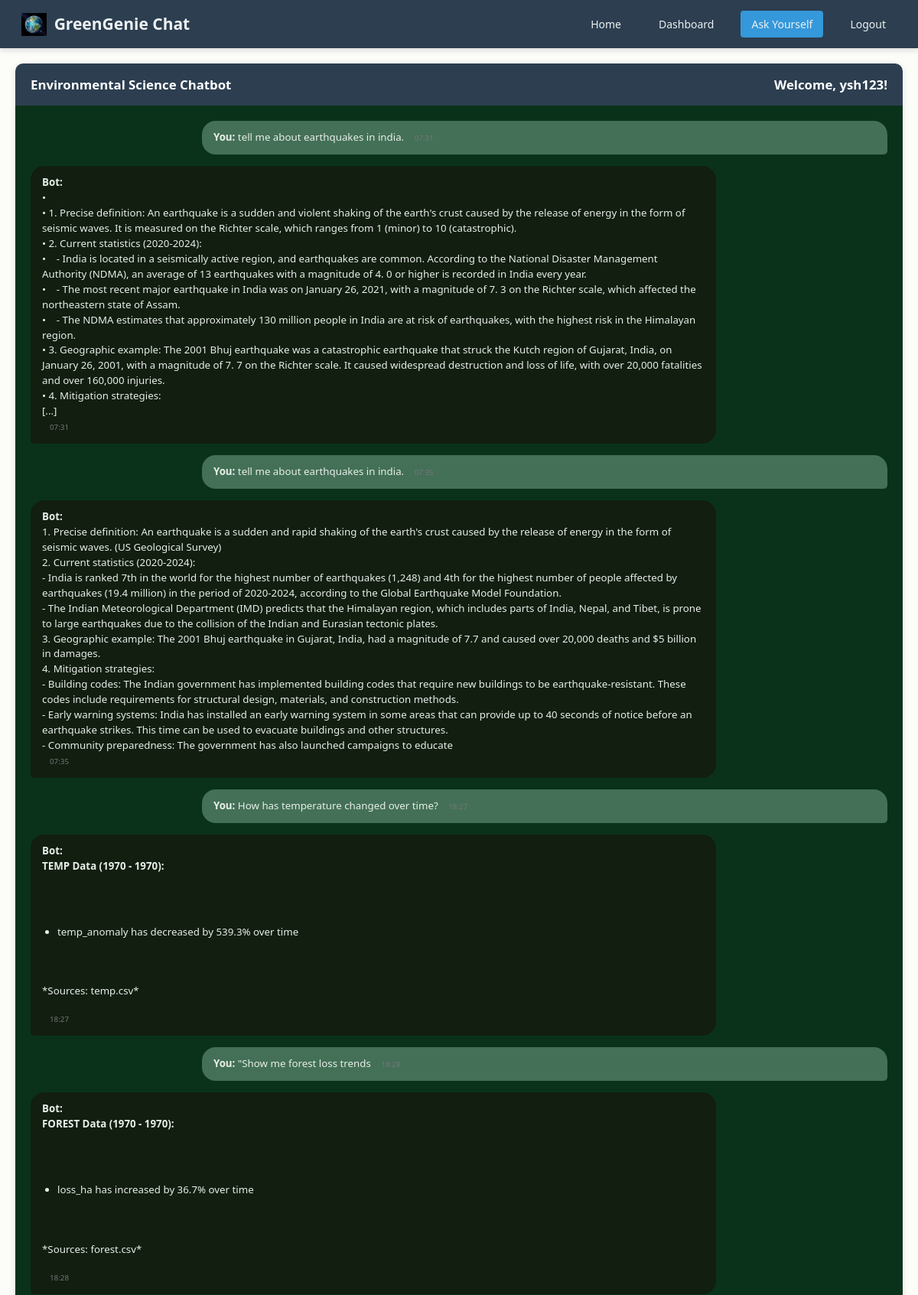
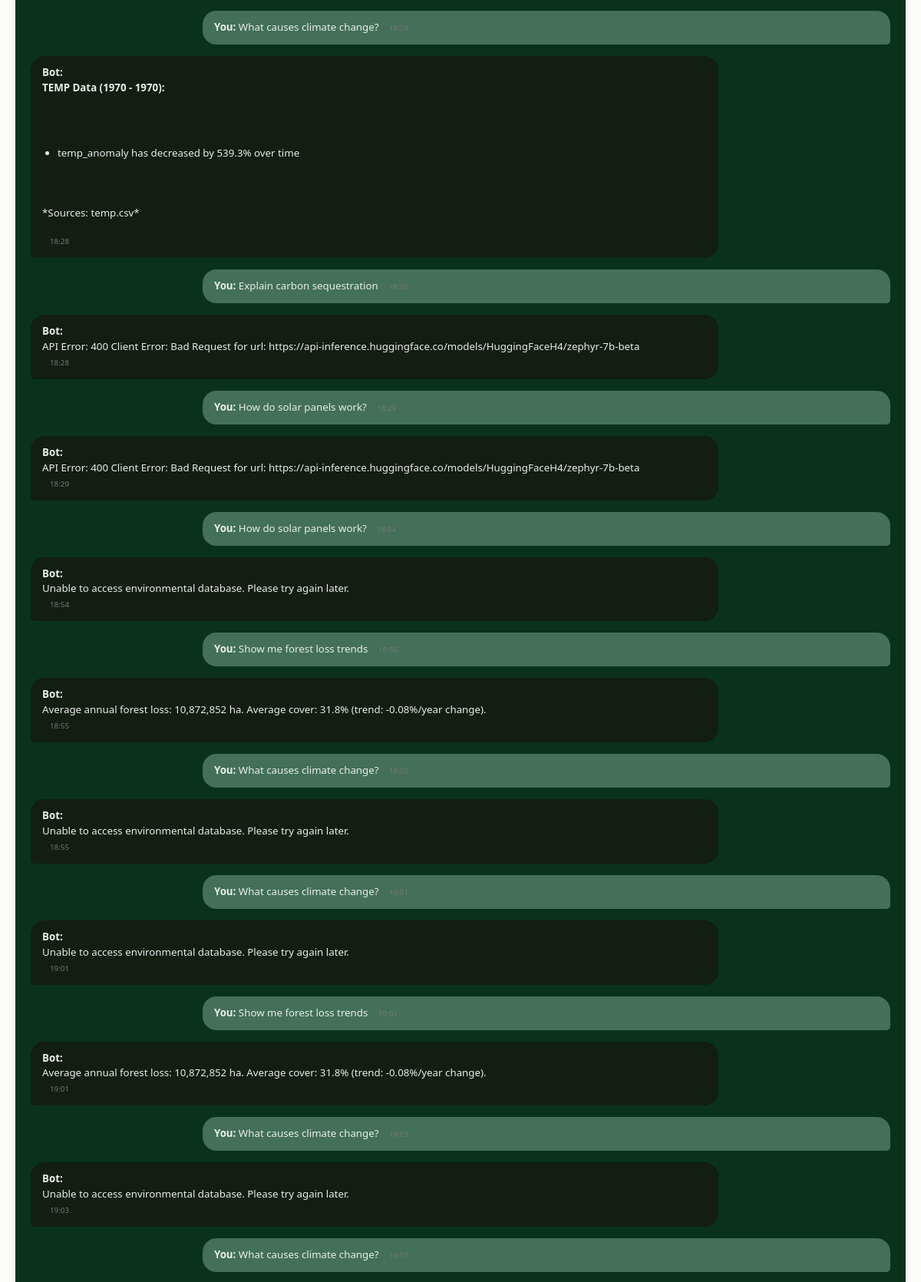
Page /chat (signed in, upper part) on the committed database (2 pictures, top to bottom).
### models.py (models this page shows)
class User(UserMixin, db.Model):
    id = db.Column(db.Integer, primary_key=True)
    username = db.Column(db.String(80), unique=True, nullable=False)
    email = db.Column(db.String(120), unique=True, nullable=False)
    password_hash = db.Column(db.String(128), nullable=False)
    created_at = db.Column(db.DateTime, default=datetime.utcnow)
    messages = db.relationship('ChatMessage', backref='user', lazy=True, cascade='all, delete-orphan')

class ChatMessage(db.Model):
    id = db.Column(db.Integer, primary_key=True)
    user_id = db.Column(db.Integer, db.ForeignKey('user.id'), nullable=False)
    user_message = db.Column(db.Text, nullable=False)
    bot_response = db.Column(db.Text, nullable=False)
    sources = db.Column(db.Text)  # JSON string of sources
    timestamp = db.Column(db.DateTime, default=datetime.utcnow)

### app.py (the view)
@app.route('/chat')
@login_required
def chat():
    messages = ChatMessage.query.filter_by(user_id=current_user.id)\
        .order_by(ChatMessage.timestamp.asc()).all()
    return render_template('chat.html', messages=messages)

### app.py (called while the page is built)
@login_manager.user_loader
def load_user(user_id):
    return User.query.get(int(user_id))

### templates/chat.html (shortened to what this page needs)
{% extends "base.html" %}
{% block content %}
<div class="chat-container">
    <div class="chat-header">
        Environmental Science Chatbot
        <span style="float: right;">Welcome, {{ current_user.username }}!</span>
    </div>
    <div id="chat-history">
        {% for message in messages %}
        <div class="message-pair">
            <div class="message user-message">
                <strong>You:</strong> {{ message.user_message }}
                <span class="timestamp">{{ message.timestamp.strftime('%H:%M') }}</span>
            </div>
            <div class="message bot-message">
    <strong>Bot:</strong>
    <div class="message-content">{{ message.bot_response|safe }}</div>
    <span class="timestamp">{{ message.timestamp.strftime('%H:%M') }}</span>
</div>
        </div>
        {% endfor %}
    </div>
</div>
{% endblock %}

### static/css/style.css (style rules this page uses)
:root { --color-background: rgba(252, 252, 249, 1); --color-surface: rgba(255, 255, 253, 1); --color-text: rgba(19, 52, 59, 1); --color-text-secondary: rgba(98, 108, 113, 1); --color-primary: rgba(33, 128, 141, 1); --color-primary-hover: rgba(29, 116, 128, 1); --color-primary-active: rgba(26, 104, 115, 1); --color-secondary: rgba(94, 82, 64, 0.12); --color-secondary-hover: rgba(94, 82, 64, 0.2); --color-secondary-active: rgba(94, 82, 64, 0.25); --color-border: rgba(94, 82, 64, 0.2); --color-btn-primary-text: rgba(252, 252, 249, 1); --color-card-border: rgba(94, 82, 64, 0.12); --color-card-border-inner: rgba(94, 82, 64, 0.12); --color-error: rgba(192, 21, 47, 1); --color-success: rgba(33, 128, 141, 1); --color-warning: rgba(168, 75, 47, 1); --color-info: rgba(98, 108, 113, 1); --color-focus-ring: rgba(33, 128, 141, 0.4); --color-select-caret: rgba(19, 52, 59, 0.8); --focus-ring: 0 0 0 3px var(--color-focus-ring); --focus-outline: 2px solid var(--color-primary); --status-bg-opacity: 0.15; --status-border-opacity: 0.25; --color-success-rgb: 33, 128, 141; --color-error-rgb: 192, 21, 47; --color-warning-rgb: 168, 75, 47; --color-info-rgb: 98, 108, 113; --font-family-base: "FKGroteskNeue", "Geist", "Inter", -apple-system, BlinkMacSystemFont, "Segoe UI", Roboto, sans-serif; --font-family-mono: "Berkeley Mono", ui-monospace, SFMono-Regular, Menlo, Monaco, Consolas, monospace; --font-size-xs: 11px; --font-size-sm: 12px; --font-size-base: 14px; --font-size-md: 14px; --font-size-lg: 16px; --font-size-xl: 18px; --font-size-2xl: 20px; --font-size-3xl: 24px; --font-size-4xl: 30px; --font-weight-normal: 400; --font-weight-medium: 500; --font-weight-semibold: 550; --font-weight-bold: 600; --line-height-tight: 1.2; --line-height-normal: 1.5; --letter-spacing-tight: -0.01em; --space-0: 0; --space-1: 1px; --space-2: 2px; --space-4: 4px; --space-6: 6px; --space-8: 8px; --space-10: 10px; --space-12: 12px; --space-16: 16px; --space-20: 20px; --space-24: 24px; --space-32: 32px; --radius-sm: 6px; --radius-base: 8px; --radius-md: 10px; --radius-lg: 12px; --radius-full: 9999px; --shadow-xs: 0 1px 2px rgba(0, 0, 0, 0.02); --shadow-sm: 0 1px 3px rgba(0, 0, 0, 0.04), 0 1px 2px rgba(0, 0, 0, 0.02); --shadow-md: 0 4px 6px -1px rgba(0, 0, 0, 0.04), 0 2px 4px -1px rgba(0, 0, 0, 0.02); --shadow-lg: 0 10px 15px -3px rgba(0, 0, 0, 0.04), 0 4px 6px -2px rgba(0, 0, 0, 0.02); --shadow-inset-sm: inset 0 1px 0 rgba(255, 255, 255, 0.15), inset 0 -1px 0 rgba(0, 0, 0, 0.03); --duration-fast: 150ms; --duration-normal: 250ms; --ease-standard: cubic-bezier(0.16, 1, 0.3, 1); --container-sm: 640px; --container-md: 768px; --container-lg: 1024px; --container-xl: 1280px; }
html { font-size: var(--font-size-base); font-family: var(--font-family-base); line-height: var(--line-height-normal); color: var(--color-text); background-color: var(--color-background); -webkit-font-smoothing: antialiased; box-sizing: border-box; }
body { margin: 0; padding: 0; }
*, *::before, *::after { box-sizing: inherit; }
p { margin: 0 0 var(--space-16) 0; }
:root { --color-earth-green: #2E8B57; --color-earth-forest: #228B22; --color-earth-light: #32CD32; --color-earth-pale: #90EE90; --color-earth-ocean: #1E90FF; --color-earth-warning: #FF6B35; --color-earth-critical: #DC143C; --color-earth-neutral: #8FBC8F; --color-primary: var(--color-earth-green); --color-primary-hover: var(--color-earth-forest); --color-primary-active: #1F5F3F; }

### templates/base.html (style rules this page uses)
:root { --primary-color: #2c3e50; --secondary-color: #3498db; --accent-color: #1abc9c; --text-light: #ecf0f1; --text-dark: #2c3e50; --shadow: 0 4px 6px rgba(0, 0, 0, 0.1); }
body { font-family: 'Segoe UI', Tahoma, Geneva, Verdana, sans-serif; margin: 0; padding: 0; color: var(--text-dark); }

### rows in the picture
User: username "ysh123"
ChatMessage: user_message "tell me about earthquakes in india.", timestamp "07:31", bot_response "• • 1. Precise definition: An earthquake is a sudden and violent shaking of the earth's crust caused by the release of energy in the form of seismic waves. It is measured on the Richter scale, which ranges from 1 (minor) to 10 (catastrophic). • 2. Current statistics (2020-2024): • - India is located in a seismically active region, and earthquakes are common. According to the National Disaster Management Authority (NDMA), an average of 13 earthquakes with a magnitude of 4. 0 or higher is recorded in India every year. • - The most recent major earthquake in India was on January 26, 2021, with a magnitude of 7. 3 on the Richter scale, which affected the northeastern state of Assam. • - The…"
ChatMessage: user_message "tell me about earthquakes in india.", timestamp "07:35", bot_response "1. Precise definition: An earthquake is a sudden and rapid shaking of the earth's crust caused by the release of energy in the form of seismic waves. (US Geological Survey) 2. Current statistics (2020-2024): - India is ranked 7th in the world for the highest number of earthquakes (1,248) and 4th for the highest number of people affected by earthquakes (19.4 million) in the period of 2020-2024, according to the Global Earthquake Model Foundation. - The Indian Meteorological Department (IMD) predicts that the Himalayan region, which includes parts of India, Nepal, and Tibet, is prone to large earthquakes due to the collision of the Indian and Eurasian tectonic plates. 3. Geographic example:…"
ChatMessage: user_message "How has temperature changed over time?", timestamp "18:27", bot_response "TEMP Data (1970 - 1970): temp_anomaly has decreased by 539.3% over time *Sources: temp.csv*"
ChatMessage: user_message "\"Show me forest loss trends", timestamp "18:28", bot_response "FOREST Data (1970 - 1970): loss_ha has increased by 36.7% over time *Sources: forest.csv*"
ChatMessage: user_message "What causes climate change?", timestamp "18:28", bot_response "TEMP Data (1970 - 1970): temp_anomaly has decreased by 539.3% over time *Sources: temp.csv*"
ChatMessage: user_message "Explain carbon sequestration", timestamp "18:28", bot_response "API Error: 400 Client Error: Bad Request for url: https://api-inference.huggingface.co/models/HuggingFaceH4/zephyr-7b-beta"
ChatMessage: user_message "How do solar panels work?", timestamp "18:29", bot_response "API Error: 400 Client Error: Bad Request for url: https://api-inference.huggingface.co/models/HuggingFaceH4/zephyr-7b-beta"
ChatMessage: user_message "How do solar panels work?", timestamp "18:54", bot_response "Unable to access environmental database. Please try again later."
ChatMessage: user_message "Show me forest loss trends", timestamp "18:55", bot_response "Average annual forest loss: 10,872,852 ha. Average cover: 31.8% (trend: -0.08%/year change)."
ChatMessage: user_message "What causes climate change?", timestamp "18:55", bot_response "Unable to access environmental database. Please try again later."
ChatMessage: user_message "What causes climate change?", timestamp "19:01", bot_response "Unable to access environmental database. Please try again later."
ChatMessage: user_message "Show me forest loss trends", timestamp "19:01", bot_response "Average annual forest loss: 10,872,852 ha. Average cover: 31.8% (trend: -0.08%/year change)."
ChatMessage: user_message "What causes climate change?", timestamp "19:03", bot_response "Unable to access environmental database. Please try again later."
ChatMessage: user_message "What causes climate change?", timestamp "19:07"
